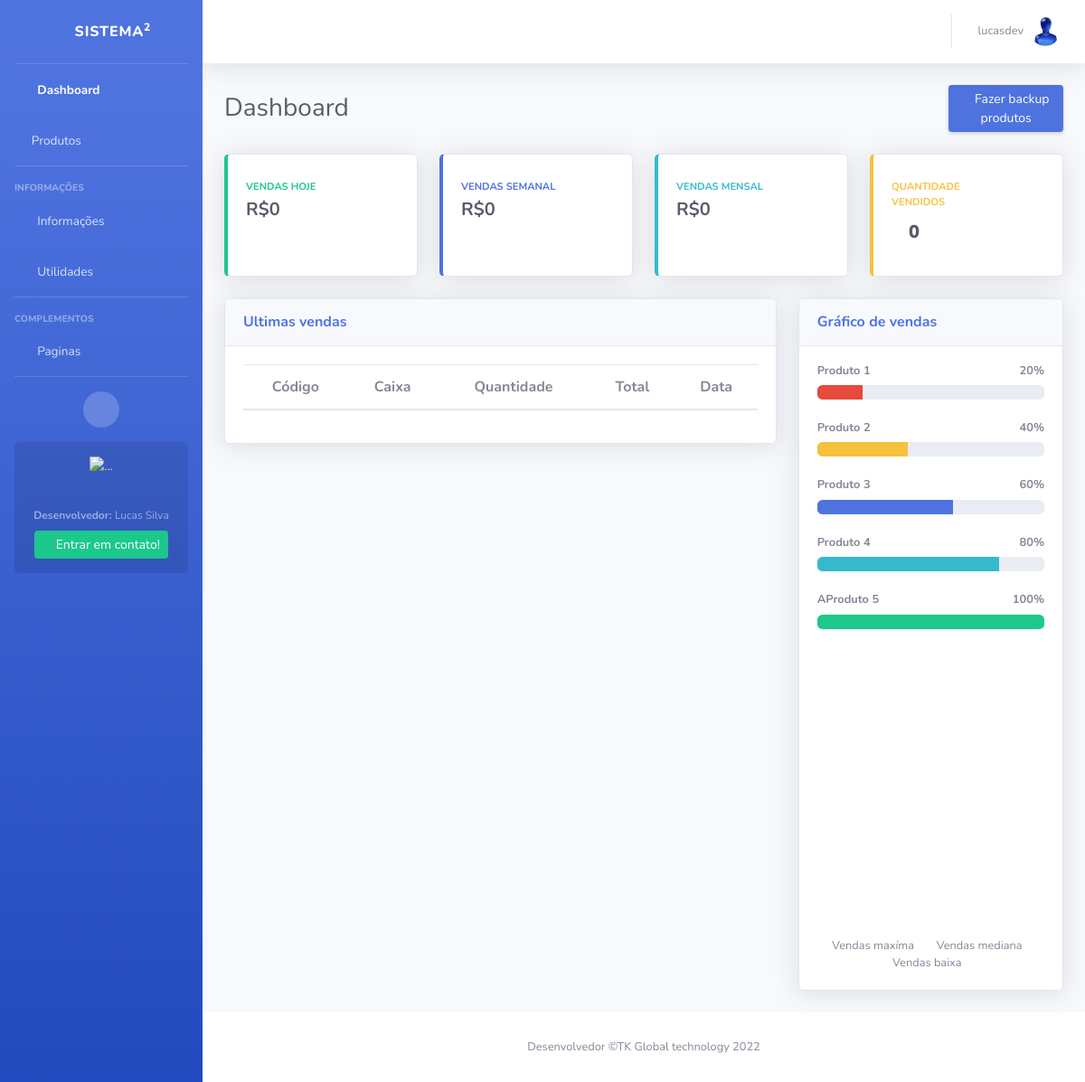
Before: / (signed in) with the older database file.
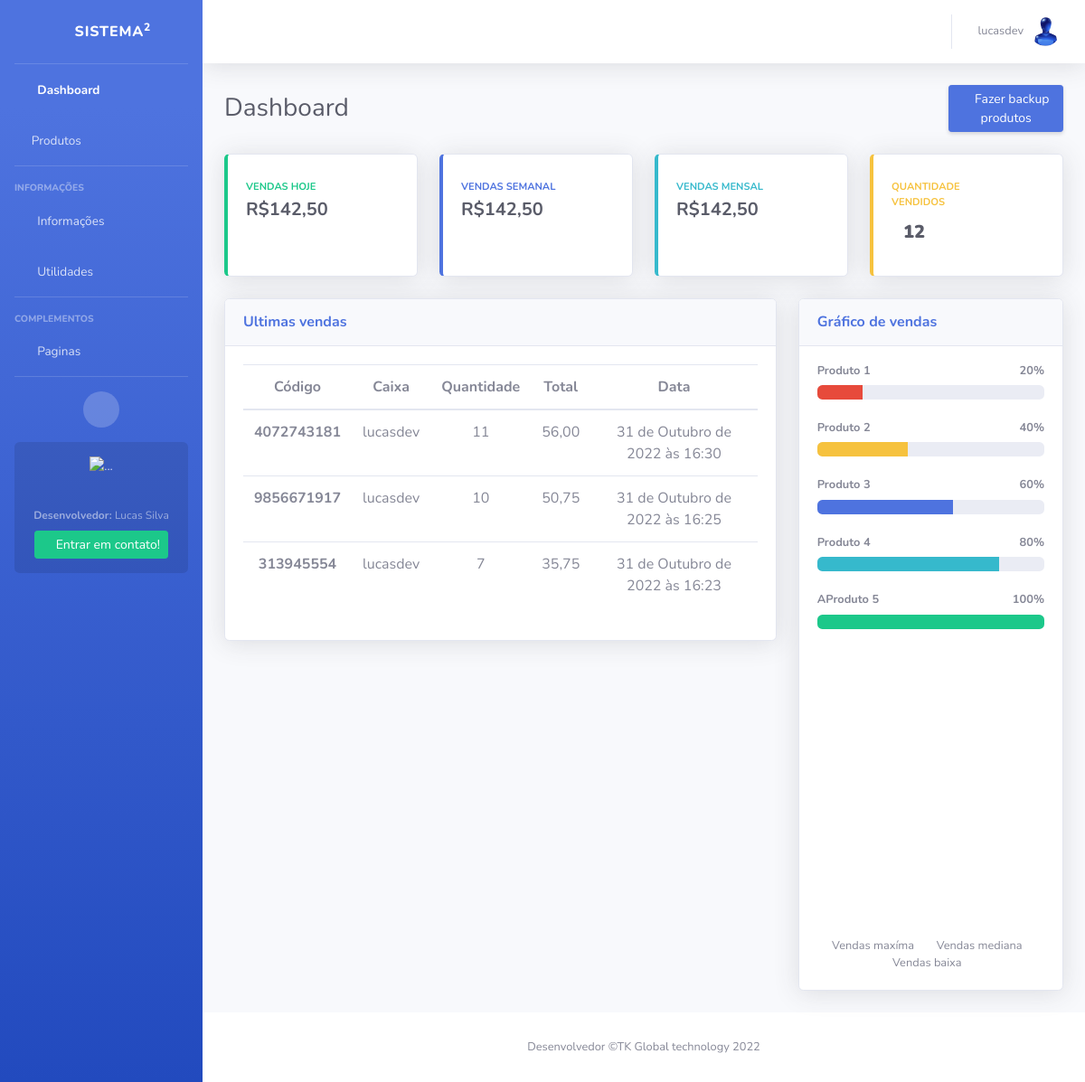
After: the same page with the newer database file.
### apps/users/models/user_model.py (models this page shows, shortened)
class ProfileUser(models.Model):
    user = models.OneToOneField(User, on_delete=models.CASCADE)
    idade = models.IntegerField(null=True, blank=True, default=0, db_column='idade')
    cidade = models.CharField(max_length=20, null=True, blank=True, db_column='cidade')
    contato = models.CharField(max_length=11, null=True, blank=True, db_column='contato')
    endereco = models.CharField(max_length=20, null=True, blank=True, db_column='endereco')
    numero_casa = models.IntegerField(null=True, blank=True, db_column='numero_casa')
    data_nascimento = models.DateField(null=True, blank=True, db_column='data_nascimento')
    imagem_perfil = models.ImageField(default='usuario.png', upload_to=upload_to, null=True, blank=True, db_column='imagem_perfil')
    data_cadastro = models.DateTimeField(auto_now_add=True, db_column='data_cadastro')
    data_update = models.DateTimeField(auto_now=True, db_column='data_update')
    class Meta:
        db_table = 'profile_user'
        verbose_name = 'Perfil'
        verbose_name_plural = 'Perfis'

### apps/sales_products/models/sales.py (models this page shows, shortened)
class SellProduct(models.Model):
    code_sale = models.IntegerField(default=generate_id, editable=False)
    sold_by = models.ForeignKey(User, on_delete=models.CASCADE)
    cart_product = models.ForeignKey(Cart, on_delete=models.CASCADE, null=True, blank=True)
    quantity = models.IntegerField(default=1, null=True, blank=True)
    amount = models.DecimalField(decimal_places=2, max_digits=9, null=True, blank=True, editable=False)
    date_sale = models.DateTimeField(auto_now_add=True)
    class Meta:
        db_table = 'sales'
        verbose_name = 'Produtos vendidos'
        verbose_name_plural = 'Produtos vendidos'
        ordering = ('-date_sale',)

### apps/core/views/home.py (the view)
# urls.py: path('', HomeView.as_view(), name='home'),
class HomeView(LoginRequiredMixin, TemplateView):
    template_name = 'index.html'
    redirect_field_name = 'login'
    def get(self, request):
        sell_month = SellProduct.objects.all()
        all_amount = 0
        day_amount = 0
        week_amount = 0
        month_amount = 0
        quantity = 0
        hoje = datetime.utcnow().replace(tzinfo=utc)
        semana = datetime.utcnow().replace(tzinfo=utc) - timedelta(days=7)
        day = SellProduct.objects.filter(date_sale__range = [semana, hoje])
        for x in day:
            if x.amount:
                week_amount += x.amount
            else:
                week_amount = 0
            if x.date_sale.day == hoje.day :
                day_amount += x.amount
            print(day_amount, day_amount)
        for sell_product in sell_month:
            all_amount += sell_product.amount
            quantity += sell_product.cart_product.quantity
            if sell_product.date_sale.month > 0 and sell_product.date_sale.month < 31:
                month_amount += sell_product.amount
        context = {
            'day': day_amount,
            'month': month_amount,
            'week': week_amount,
            'amount_all': all_amount,
            'quantity': quantity,
            'sell_products': sell_month[:10]
        }
        return render(request, self.template_name, context)

### apps/core/templates/index.html (shortened to what this page needs)
{% extends 'base.html' %}
{% load static %}
{% block body %}
<div class="container-fluid">
    <div class="d-sm-flex align-items-center justify-content-between mb-4">
        <h1 class="h3 mb-0 text-gray-800">Dashboard</h1>
        <a href="{% url 'backup_products' %}" class="d-none d-sm-inline-block btn btn-sm btn-primary shadow-sm"><i
                class="fas fa-download fa-sm text-white-50"></i> Fazer backup produtos</a>
    </div>
    <div class="row">
        <div class="col-xl-3 col-md-6 mb-4">
            <div class="card border-left-success shadow h-100 py-2">
                <div class="card-body">
                    <div class="row no-gutters align-items-center">
                        <div class="col mr-2">
                            <div class="text-xs font-weight-bold text-success text-uppercase mb-1">
                                Vendas Hoje</div>
                            <div class="h5 mb-0 font-weight-bold text-gray-800">R${{ day }}</div>
                        </div>
                        <div class="col-auto">
                            <i class="fas fa-dollar-sign fa-2x text-gray-300"></i>
                        </div>
                    </div>
                </div>
            </div>
        </div>
        <div class="col-xl-3 col-md-6 mb-4">
            <div class="card border-left-primary shadow h-100 py-2">
                <div class="card-body">
                    <div class="row no-gutters align-items-center">
                        <div class="col mr-2">
                            <div class="text-xs font-weight-bold text-primary text-uppercase mb-1">
                                Vendas Semanal</div>
                            <div class="h5 mb-0 font-weight-bold text-gray-800">R${{ week }}</div>
                        </div>
                        <div class="col-auto">
                            <i class="fas fa-calendar fa-2x text-gray-300"></i>
                        </div>
                    </div>
                </div>
            </div>
        </div>
        <div class="col-xl-3 col-md-6 mb-4">
            <div class="card border-left-info shadow h-100 py-2">
                <div class="card-body">
                    <div class="row no-gutters align-items-center">
                        <div class="col mr-2">
                            <div class="text-xs font-weight-bold text-info text-uppercase mb-1">
                                Vendas Mensal</div>
                            <div class="h5 mb-0 font-weight-bold text-gray-800">R${{ month }}</div>
                        </div>
                        <div class="col-auto">
                            <i class="fas fa-calendar fa-2x text-gray-300"></i>
                        </div>
                    </div>
                </div>
            </div>
        </div>
        <div class="col-xl-3 col-md-6 mb-4">
            <div class="card border-left-warning shadow h-100 py-2">
                <div class="card-body">
                    <div class="row no-gutters align-items-center">
                        <div class="col mr-2">
                            <div class="text-xs font-weight-bold text-warning text-uppercase mb-1">
                                Quantidade vendidos</div>
                            <div class="h5 mb-0 font-weight-bold text-gray-800">
                                <span class="fa-stack">
                                    <span class="far fa-circle fa-stack-2x"></span>
                                    <strong class="fa-stack-1x">
                                        {{quantity}}
                                    </strong>
                                </span>
                            </div>
                        </div>
                        <div class="col-auto">
                            <i class="fas fa-plus-square fa-2x text-gray-300"></i>
                        </div>
                    </div>
                </div>
            </div>
        </div>
    </div>
    <div class="row">
        <div class="col-xl-8 col-lg-7">
            <div class="card shadow mb-4">
                <div
                    class="card-header py-3 d-flex flex-row align-items-center justify-content-between">
                    <h6 class="m-0 font-weight-bold text-primary">Ultimas vendas</h6>
                    <div class="dropdown no-arrow">
                        <a class="dropdown-toggle" href="#" role="button" id="dropdownMenuLink"
                            data-toggle="dropdown" aria-haspopup="true" aria-expanded="false">
                            <i class="fas fa-ellipsis-v fa-sm fa-fw text-gray-400"></i>
                        </a>
                    </div>
                </div>
                <div class="card-body">
                    <div class="table-responsive-sm">
                        <table class="table table-hover">
                            <thead>
                              <tr  class="text-center">
                                <th scope="col">Código</th>
                                <th scope="col">Caixa</th>
                                <th scope="col">Quantidade</th>
                                <th scope="col">Total</th>
                                <th scope="col">Data</th>
                              </tr>
                            </thead>
                            <tbody>
                            {% for sell_prod in sell_products %}
                              <tr class="text-center">
                                <th scope="row">{{sell_prod.code_sale}}</th>
                                <td>{{sell_prod.sold_by}}</td>
                                <td>{{sell_prod.quantity}}</td>
                                <td>{{sell_prod.amount}}</td>
                                <td>{{sell_prod.date_sale}}</td>
                              </tr>
                            {% endfor %}
                          </table>
                </div></div>
            </div>
        </div>
        <div class="col-xl-4 col-lg-5">
            <div class="card shadow mb-4">
                <div
                    class="card-header py-3 d-flex flex-row align-items-center justify-content-between">
                    <h6 class="m-0 font-weight-bold text-primary">Gráfico de vendas</h6>
                    <div class="dropdown no-arrow">
                        <a class="dropdown-toggle" href="#" role="button" id="dropdownMenuLink"
                            data-toggle="dropdown" aria-haspopup="true" aria-expanded="false">
                            <i class="fas fa-ellipsis-v fa-sm fa-fw text-gray-400"></i>
                        </a>
                    </div>
                </div>
                <div class="card-body">
                    <h4 class="small font-weight-bold">Produto 1 <span
                            class="float-right">20%</span></h4>
                    <div class="progress mb-4">
                        <div class="progress-bar bg-danger" role="progressbar" style="width: 20%"
                            aria-valuenow="20" aria-valuemin="0" aria-valuemax="100"></div>
                    </div>
                    <h4 class="small font-weight-bold">Produto 2 <span
                            class="float-right">40%</span></h4>
                    <div class="progress mb-4">
                        <div class="progress-bar bg-warning" role="progressbar" style="width: 40%"
                            aria-valuenow="40" aria-valuemin="0" aria-valuemax="100"></div>
                    </div>
                    <h4 class="small font-weight-bold">Produto 3 <span
                            class="float-right">60%</span></h4>
                    <div class="progress mb-4">
                        <div class="progress-bar" role="progressbar" style="width: 60%"
                            aria-valuenow="60" aria-valuemin="0" aria-valuemax="100"></div>
                    </div>
                    <h4 class="small font-weight-bold">Produto 4 <span
                            class="float-right">80%</span></h4>
                    <div class="progress mb-4">
                        <div class="progress-bar bg-info" role="progressbar" style="width: 80%"
                            aria-valuenow="80" aria-valuemin="0" aria-valuemax="100"></div>
                    </div>
                    <h4 class="small font-weight-bold">AProduto 5 <span
                            class="float-right">100%</span></h4>
                    <div class="progress">
                        <div class="progress-bar bg-success" role="progressbar" style="width: 100%"
                            aria-valuenow="100" aria-valuemin="0" aria-valuemax="100"></div>
                    </div>
                </div>
                <div class="card-body">
                    <div class="chart-pie pt-4 pb-2">
                        <canvas id="myPieChart"></canvas>
                    </div>
                    <div class="mt-4 text-center small">
                        <span class="mr-2">
                            <i class="fas fa-circle text-primary"></i> Vendas maxíma
                        </span>
                        <span class="mr-2">
                            <i class="fas fa-circle text-success"></i> Vendas mediana
                        </span>
                        <span class="mr-2">
                            <i class="fas fa-circle text-info"></i> Vendas baixa
                        </span>
                    </div>
                </div>
            </div>
        </div>
    </div>
</div>
{% endblock body %}

### templates/navbar.html (shortened to what this page needs)
<nav class="navbar navbar-expand navbar-light bg-white topbar mb-4 static-top shadow">
    <ul class="navbar-nav ml-auto">
        <li class="nav-item dropdown no-arrow">
            <a class="nav-link dropdown-toggle" href="#" id="userDropdown" role="button"data-toggle="dropdown" aria-haspopup="true" aria-expanded="false">
                <span class="mr-2 d-none d-lg-inline text-gray-600 small">
                {% if request.user.is_authenticated %}{{ request.user.username }}</span>
                    <img class="img-profile rounded-circle" src="{{ request.user.profileuser.imagem_perfil.url }}">
                {% else %}
                    Usuário deslogado
                {% endif %}
            </a>
        </li>
    </ul>
</nav>

Changed rows visible on the page:
added SellProduct: code_sale "4072743181", sold_by "lucasdev", quantity "11", amount "56,00", date_sale "31 de Outubro de 2022 às 16:30"
added SellProduct: code_sale "9856671917", sold_by "lucasdev", quantity "10", amount "50,75", date_sale "31 de Outubro de 2022 às 16:25"
added SellProduct: code_sale "313945554", sold_by "lucasdev", quantity "7", amount "35,75", date_sale "31 de Outubro de 2022 às 16:23"
Other visible differences:
{{ day }}: "0" → "142,50"
{{ week }}: "0" → "142,50"
{{ month }}: "0" → "142,50"
{{ quantity }}: "0" → "12"
